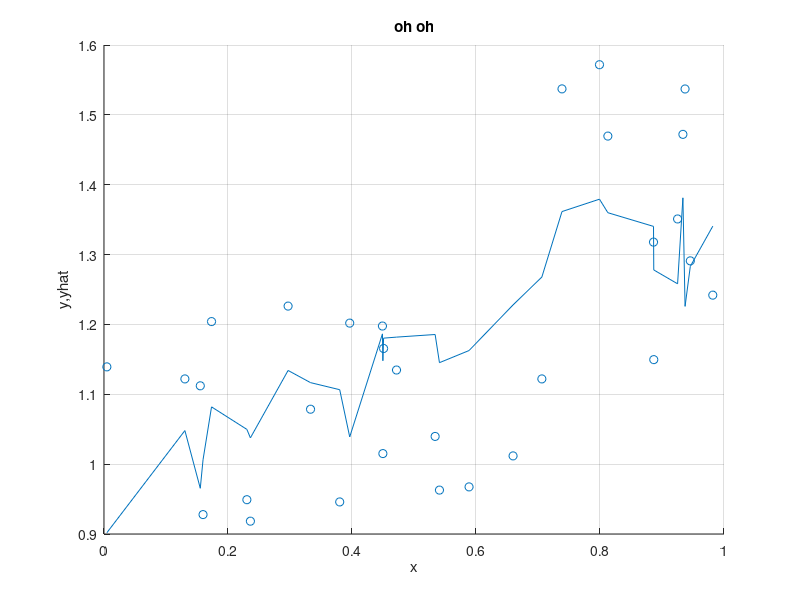
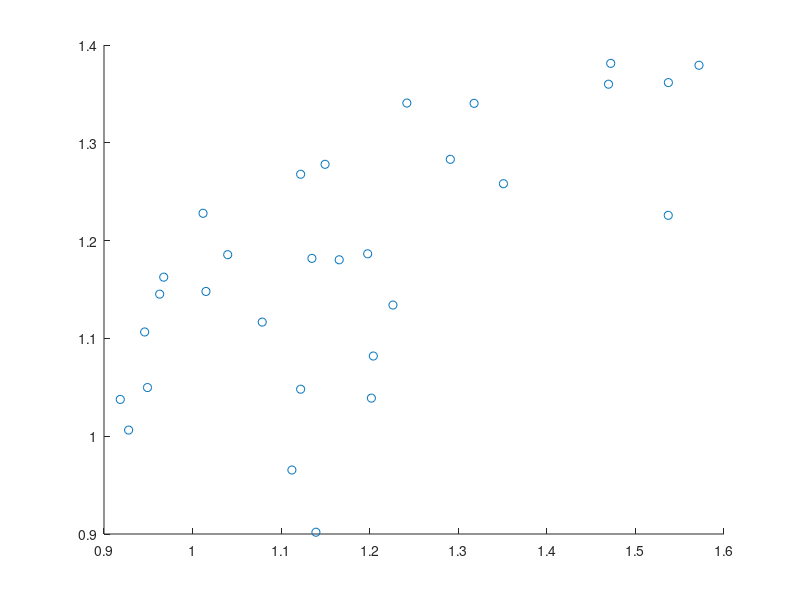

The MATLAB source for these figures, in order: (Note: this script raises an error after producing the figures.)
clear;
close all;


N=30;

x1=rand(N,1);
x2=rand(N,1);



oo=ones(N,1);

y=0.2+max(x1,0.7)+abs(x2-0.4);

[x1,sort_]=sort(x1);

x2=x2(sort_);
y=y(sort_);

x=[oo,x1,x2];

%x=[oo,max(x1,0.65),abs(x2-0.35)];

b=x\y;


yhat1 = x*b;
scatter(x1,y)
hold on
plot(x1,yhat1)
xlabel('x')
ylabel('y,yhat')
title('oh oh')
grid on




figure();
title('lin regression')
scatter(y,yhat1);

a0=[0.1,0.2,0.3,0,0];
x=[x1,x2];
%eval_1(x,a)
fun = @(a0) obj_1(y,x,a0);
a = fminsearch(fun,a0);
yhat2=eval_1(x,a);

figure();
title('nonlin regression')
scatter(y,yhat2);

function f = eval_1(x,a)
    x1=x(:,1);
    x2=x(:,2);
    f = a(1)+a(2)*x1+a(3)*x2+a(4)*sqrt(x1)+a(5)*sqrt(x2);
end

function f = obj_1(y,x,a)
    temp = (eval_1(x,a)-y);
    f=dot(temp,temp);
end